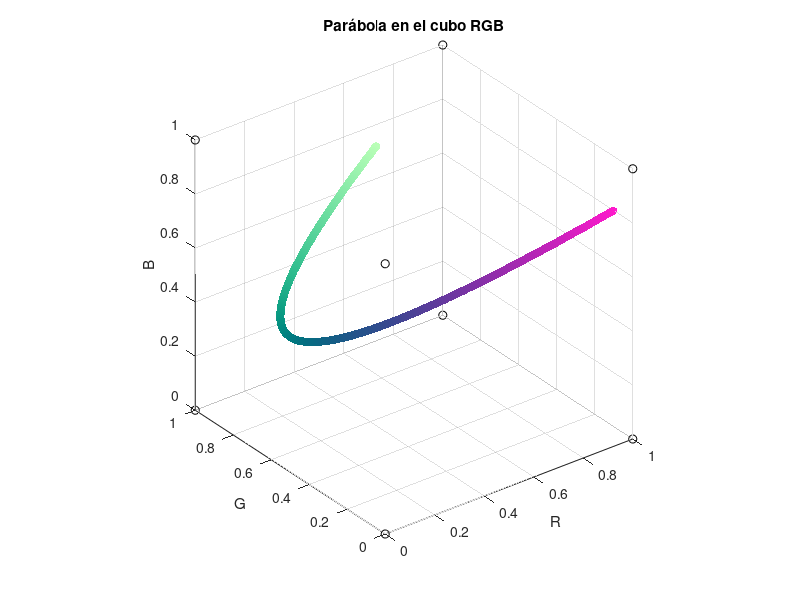

Write MATLAB code to recreate this figure.
% P A R Á B O L A   P A R A M E T R I Z A D A   E N   E L   C U B O   R G B

% Como se plantea en 'ParabolaR3.m', la parametrización general de la
% parábola es:
%              r(t) = (x0, y0, z0) + vec{u}*t + a*t^2*vec{v}
% donde tenemos un punto inicial, un vector perpendicular vec{u} y un
% vector direccional vec{v}. Con ello, definimos dichas variables:

% Variables de r:
%   [r, g, b]
O = [0, 0.5, 0.5]; % Origen de la parábola
u = [0, 1, 0]; % Vector perpendicular
v = [1, 0.1, 0.3]; % Vector direccional
a = 4; % Coeficiente de la parábola
t = linspace(-1, 1, 1000); % Parámetro t para la parametrización
% Aumentar de -1,1 a -2,2 para que al rotar la parabola, tenga suficientes
% puntos para graficar toda la parábola dentro del cubo

%-------------------------° E J E M P L O S °-----------------------------
% x = ay^2 : u = [0, 1, 0], v = [1, 0, 0]
% y = az^2 : u = [0, 0, 1], v = [0, 1, 0]
% z = ax^2 : u = [1, 0, 0], v = [0, 0, 1]
% x = az^2 + y : u = [0, 1, 1], v=[1, 0 , 0] 
%-------------------------------------------------------------------------

% Parametrización de la parábola: %r = O + u .* t + a * (t.^2)' .* v;
r = O(1) + u(1)*t + a * (t.^2).* v(1);
g = O(2) + u(2)*t + a * (t.^2).* v(2);
b = O(3) + u(3)*t + a * (t.^2).* v(3);
%------------------------------° N O T A °---------------------------------
% El "." le indica que realice la operación elemento por elemento, y no de
% manera matricial para que no se genere un error si las dimensiones de las
% matrices no son compatibles
% El " ' " indica la transpuesta o transposición de los vectores
%--------------------------------------------------------------------------


% Cada coordenada corresponderá a un color de las coordenadas del cubo:
colores = [r', g', b']; % La ' hace la transpuesta para tener 
% vectores columnas, pues así los requiere la función scatter

%Ahora, definimos el cubo RGB:
[Xc, Yc, Zc] = meshgrid([0 1], [0 1], [0 1]);
plot3(Xc(:), Yc(:), Zc(:), 'ko') % La opción 'ko' indica:
% Grafica los puntos como círculos negros sin líneas que los conecten.

hold on % Necesario para graficar más de una función en la misma gráfica

%Agregamos la parábola:
scatter3(r, g, b, 36, colores, "filled")

%Ajustes de la gráfica:
xlabel('R'), ylabel('G'), zlabel('B')
title('Parábola en el cubo RGB')
grid on
% Ajustar los límites de los ejes para visualizar sólo la parte de la 
% parábola que está dentro del cubo
xlim([0 1]);
ylim([0 1]);
zlim([0 1]);
axis square
view(3)